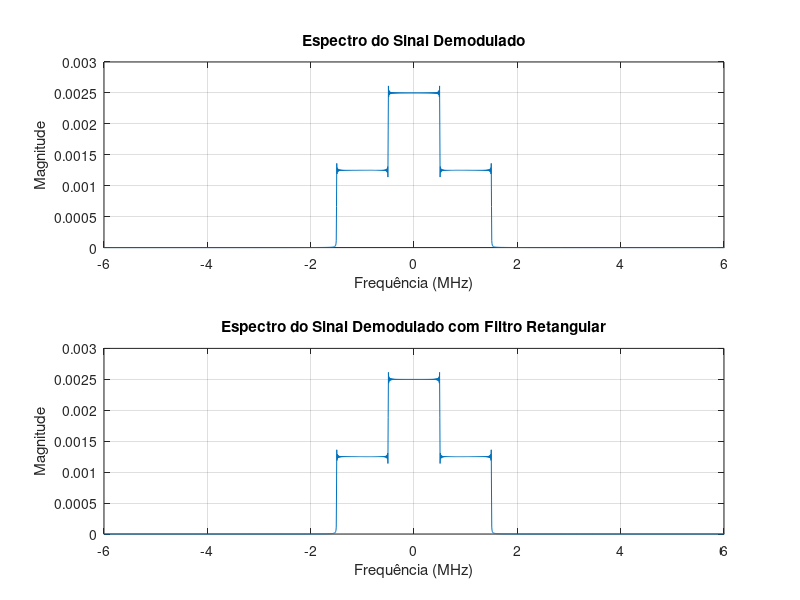

MATLAB code to generate this figure:
% Definindo parâmetros
fc = 0.5e6; % Frequência da portadora em Hz (0.5 MHz)
fsamp = 50e6; % Frequência de amostragem em Hz (50 MHz)
t_end = 200e-6; % Tempo final em segundos (200 µs)

% Definindo o intervalo de tempo
t = linspace(0, t_end, round(t_end * fsamp)); % Vetor de tempo em segundos
x = (t * 1e6) - 100; % Argumento da função sinc centrado em 100 µs

% Calculando o sinal de mensagem
mt = sinc(x);

% Calculando a portadora
ct = cos(2 * pi * fc * t); % Tempo em segundos para a função cosseno

% Modulação do sinal de mensagem
st = mt .* ct;

% Demodulação do sinal modulado
rt = st .* ct; % Multiplicando o sinal modulado pela mesma portadora

% Calculando a FFT do sinal demodulado sem filtragem
N = length(rt);
Rt_fft = fftshift(fft(rt));

% Definindo o vetor de frequência
f = (-N/2:N/2-1)*(fsamp/N);

% Projetando um filtro retangular para a faixa de -2 MHz a 2 MHz
H = zeros(size(f));
H((f >= -2e6) & (f <= 2e6)) = 1;

% Aplicando o filtro ao espectro
Rt_fft_filtered = Rt_fft .* H;

% Normalizando a magnitude do espectro original e filtrado
Rt_fft = abs(Rt_fft) / N;
Rt_fft_filtered = abs(Rt_fft_filtered) / N;

% Plotando o espectro original e o filtrado
figure;
subplot(2, 1, 1);
plot(f / 1e6, Rt_fft);
xlim([-6 6]);
title('Espectro do Sinal Demodulado');
xlabel('Frequência (MHz)');
ylabel('Magnitude');
grid on;

subplot(2, 1, 2);
plot(f / 1e6, Rt_fft_filtered);
xlim([-6 6]);
title('Espectro do Sinal Demodulado com Filtro Retangular');
xlabel('Frequência (MHz)');
ylabel('Magnitude');
grid on;
